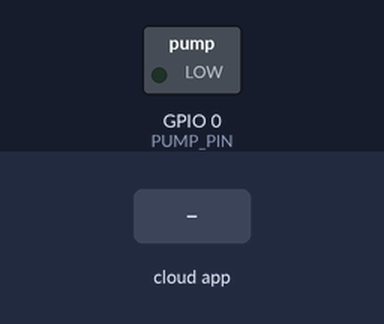
This sketch was run on a simulated ESP8266 (NodeMCU). On the bench: switched loads named in the sketch (green lamp = pin HIGH). Inputs (shaded band) come from the test bench. WiFi joins after 1.5 s; servers stay silent unless stated; no MQTT or app messages arrive unless stated; what the sketch prints to the serial monitor is not drawn.

Above: at 2.7 s.
2.8 s: the phone or cloud app sets pump_0 to 1
At 3.6 s:
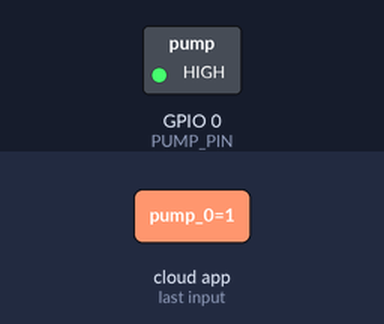
Timing chart, 0 to 5.8 s (numbered marks = the images above; inputs shaded):
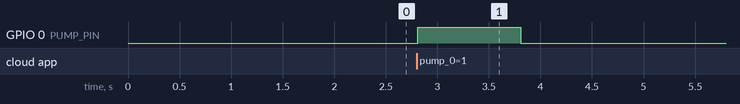

The sketch:

mqtt_pump.ino
```cpp
#include "secrets.h"
#include <ESP8266WiFi.h>
#include "Adafruit_MQTT.h"
#include "Adafruit_MQTT_Client.h"

WiFiClient client;
Adafruit_MQTT_Client mqtt(&client, AIO_SERVER, AIO_SERVERPORT, AIO_USERNAME, AIO_KEY);

// feeds
Adafruit_MQTT_Subscribe pump_subscriber = Adafruit_MQTT_Subscribe(&mqtt, AIO_USERNAME FEED_NAME, MQTT_QOS_1);
Adafruit_MQTT_Publish pump_publisher = Adafruit_MQTT_Publish(&mqtt, AIO_USERNAME FEED_NAME);

//void pumpcallback(char *data, uint16_t len) {
void pumpcallback(double seconds) {
  if (seconds > 0) {
    Serial.print("Pump ON for ");
    Serial.print(seconds);
    Serial.println(" seconds");
    digitalWrite(PUMP_PIN, HIGH);
    delay(1000 * seconds);
    pump_publisher.publish(0);
    digitalWrite(PUMP_PIN, LOW);
    Serial.println("Pump OFF");
  }
}

void setup() {
  pinMode(PUMP_PIN, OUTPUT);
  Serial.begin(115200);
  delay(10);
  WIFI_connect();
  pump_subscriber.setCallback(pumpcallback);
  mqtt.subscribe(&pump_subscriber);
}

void loop() {
  MQTT_connect();
  mqtt.processPackets(10000);
  if(! mqtt.ping()) {
    mqtt.disconnect();
  }
}

void WIFI_connect() {
  // Connect to WiFi access point.
  Serial.println(); Serial.println();
  Serial.print("Connecting to ");
  Serial.println(WLAN_SSID);

  WiFi.begin(WLAN_SSID, WLAN_PASS);
  while (WiFi.status() != WL_CONNECTED) {
    delay(500);
    Serial.print(".");
  }
  Serial.println();

  Serial.println("WiFi connected");
  Serial.println("IP address: "); Serial.println(WiFi.localIP());
}

void MQTT_connect() {
  int8_t ret;
  if (mqtt.connected())
    return;

  Serial.print("Connecting to MQTT... ");

  uint8_t retries = 3;
  while ((ret = mqtt.connect()) != 0) { // connect will return 0 for connected
       Serial.println(mqtt.connectErrorString(ret));
       Serial.println("Retrying MQTT connection in 10 seconds...");
       mqtt.disconnect();
       delay(10000);  // wait 10 seconds
       retries--;
       if (retries == 0)
         while (1);
  }
  Serial.println("MQTT Connected!");
}
```

secrets.h
```cpp
#define WLAN_SSID       "FILLME"
#define WLAN_PASS       "FILLME"
#define AIO_SERVER      "io.adafruit.com"
#define AIO_SERVERPORT  1883                   // use 8883 for SSL
#define AIO_USERNAME    "FILLME"
#define AIO_KEY         "FILLME"
#define FEED_NAME       "/feeds/pump_0"
#define PUMP_PIN        0
```

Measured:
- after the input at 2.8 s, GPIO 0 (PUMP_PIN): LOW → HIGH at once, → LOW 1.0 s later
